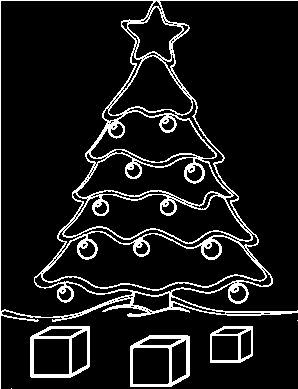
#> input picture Homework_Fabian/Sheet06/images/xmas.png, 298 x 389 px, found by its file name
$ jupyter execute --allow-errors sheet06.ipynb   (shell and % lines are left out)
#> lines starting #> are read from the running program, lines starting #| are printed output that depends on the picture
Osnabrück University - Computer Vision (Winter Term 2020/21) - Prof. Dr.-Ing. G. Heidemann, Ulf Krumnack, Axel Schaffland

# Exercise Sheet 06: Hough Transform

## Introduction

This week's sheet should be solved and handed in before the end of **Saturday, December 12, 2020**. If you need help (and Google and other resources were not enough), feel free to contact your groups' designated tutor or whomever of us you run into first. Please upload your results to your group's Stud.IP folder.

**HINT: There is a bonus exercise in the end. If you do this bonus exercise you may leave out one of the other exercises.**

## Assignment 0: Math recap (Eigenvectors and Eigenvalues) [0 Points]

This exercise is supposed to be very easy, does not give any points, and is voluntary. There will be a similar exercise on every sheet. It is intended to revise some basic mathematical notions that are assumed throughout this class and to allow you to check if you are comfortable with them. Usually you should have no problem to answer these questions offhand, but if you feel unsure, this is a good time to look them up again. You are always welcome to discuss questions with the tutors or in the practice session. Also, if you have a (math) topic you would like to recap, please let us know.

**a)** What is an eigenvector of a matrix/a linear mapping? What are eigenvalues?

**b)** What is the characteristic polynomial of a matrix? How is it related to eigenvalues? What are algebraic and geometric multiplicity of an eigenvalue?

YOUR ANSWER HERE

**c)** What is the spectrum of a matrix? What does the spectral theorem state?

YOUR ANSWER HERE

**d)** [bonus task]: Numpy/Scipy provide functions to compute eigenvalues. Lookup these functions and apply them to an example.

[cell 1]
# YOUR CODE HERE

## Assignment 1: Hough transform [7 Points]

**a)** Explain in your own words the idea of Hough transform in general. What is an accumulator space? In what sense can the Hough transform be seen as a model-based approach?

The Hough transform takes a detection of edge points with their location and direction as an input. This is for example given by the sobel filter. The edges are transformed to points in the accumulator space. These points build clusters which are analyzed and identified as straight lines. With advanced approaches not only lines but also more complex structures can be identified in the accumulator space.

The accumulator space is based on the Hesse normal form. The edge points given for example by the sobel filter are displayed in a space with the axis r and theta.

Hough transform can be seen as a model-based approach due to its step by step procedure and the very practical approach. One can imagine and visualize quite well how it works. Additionally, it can be generalized in many ways to detect more complex patterns and structures.

**b)** What is linear Hough transform? What does a point in the linear Hough space represent? Explain the meaning of the two coordinates.

The linear Hough transform is a feature extraction technique to identify lines and edges in an image.

One point in the linear Hough space represents a piece of a straight edge/ line in the original image.

r is the distance from the origin to the closest point on the straight line. theta is the angle between the x-axis (of the original image) and the line connecting the origin with that closest point

**c)**  How are points, lines, polygons transformed by linear Hough transform? What about parallel lines? Try different configurations using the functions `point`, `line`, `polygon` below. Use the function `skimage.transform.hough_line` to display these examples. You may use the code of Assignment 2 to check
different configurations interactively.

Points are represented as arcs

Lines are represented as wide arcs consisting of many individual arcs which all meet in one "intersection point" somewhere in the middle of the wide arc.

Polygons are represented as multiple wide arcs consisting of many individual arcs. This is quite logical, since polygons consist only of several lines that are combined to one polygon.

Parallel lines are represented as two wide arcs consisting of many individual arcs. These two arcs look exactly the same and are just shifted to each other.

[cell 2]
from skimage.transform import hough_line
import matplotlib.pyplot as plt
import numpy as np

steps = lambda p,q : max(map(lambda x,y: abs(x-y), p, q))+1
coords = lambda p,q,s : tuple([np.linspace(x,y,s,dtype=np.uint16) for x,y in zip(p,q)])

def point(img, p):
    """Insert a point in the black/white image at position p

    Args:
        img (ndarray): Input image.
        p (tuple): Coordinate of point.

    Returns:

    """
    img[p]=1

    return img

def line(img, p, q):
    """Insert a line from p to q in the black/white image

    Args:
        img (ndarray): Input image.
        p (tuple): Coordinate of start position.
        q (tuple): Coordinate of end position.

    Returns:

    """
    img[coords(p,q,steps(p,q))] = 1

    return img

def polygon(img, vertices):
    """Insert a (closed) polygon given by a list of points into the black/white image

    Args:
        img (ndarray): Input image.
        vertices (list): List of coordinate tuples.

    Returns:

    """
    for p, q in zip(vertices, vertices[1:]+vertices[0:1]):
        line(img,p,q)

    return img

img = np.zeros((100,100))

img1=point(img,(10,10))

img = np.zeros((100,100))

img2=line(img,[20,20],[30,30])

img = np.zeros((100,100))

vertices=[[20,20],[20,30],[30,30],[20,20]]

img3=polygon(img,vertices)

out1, angles1, d1 = hough_line(img1)
out2, angles2, d2 = hough_line(img2)
out3, angles3, d3 = hough_line(img3)

plt.figure(figsize=(10, 60))
plt.gray()
plt.subplot(6,1,1) ; plt.title('Image Point'); plt.imshow(img1, origin = 'lower')
plt.subplot(6,1,2) ; plt.title('Hough transform (skimage)');
plt.xlabel('Angles (degrees)')
plt.ylabel('Distance (pixels)')
plt.imshow(np.log(1 + out1), extent=[np.rad2deg(angles1[-1]), np.rad2deg(angles1[0]), d1[-1], d1[0]], origin = 'lower')

plt.subplot(6,1,3) ; plt.title('Image Line'); plt.imshow(img2, origin = 'lower')
plt.subplot(6,1,4) ; plt.title('Hough transform (skimage)');
plt.xlabel('Angles (degrees)')
plt.ylabel('Distance (pixels)')
plt.imshow(np.log(1 + out2), extent=[np.rad2deg(angles2[-1]), np.rad2deg(angles2[0]), d2[-1], d2[0]], origin = 'lower')

plt.subplot(6,1,5) ; plt.title('Image Poly'); plt.imshow(img3, origin = 'lower')
plt.subplot(6,1,6) ; plt.title('Hough transform (skimage)');
plt.xlabel('Angles (degrees)')
plt.ylabel('Distance (pixels)')
plt.imshow(np.log(1 + out3), extent=[np.rad2deg(angles3[-1]), np.rad2deg(angles3[0]), d3[-1], d3[0]], origin = 'lower')
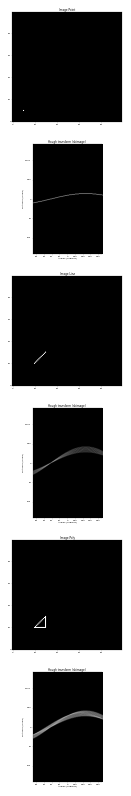
#> figure drawn by matplotlib, 6 panels

## Assignment 2: Interactive Hough transform [1 Point]

The following code block implements an interactive Hough transform, in which you can either draw points or lines and can see the resulting Hough transform immediately. Draw different shapes of points or lines and check the resulting Hough transform. Try to predict the outcome of the transformation!

[cell 3]
from skimage.transform import hough_line
import matplotlib.pyplot as plt
import numpy as np

# True if two mouse clicks should draw a line, false if single clicks draw points
lines = True


steps = lambda p,q : max(map(lambda x,y: abs(x-y), p, q))+1
coords = lambda p,q,s : tuple([np.linspace(x,y,s,dtype=np.uint16) for x,y in zip(p,q)])
img = np.zeros((200,200))


def line(img, p, q):
    """Insert a line from p to q in the black/white image

    Args:
        img (ndarray): Input image.
        p (tuple): Coordinate of start position.
        q (tuple): Coordinate of end position.

    Returns:

    """
    img[coords(p,q,steps(p,q))] = 1


def disp_and_comp():
    """Computes Line Hough transform; displays image and result

    Args:

    Returns:

    """
    ax1.imshow(img, origin = 'lower', cmap='gray')

    out, angles, d = hough_line(img)
    ax2.imshow(np.log(1 + out), extent=[np.rad2deg(angles[-1]), np.rad2deg(angles[0]), d[-1], d[0]], origin = 'lower', cmap='gray')

    fig.canvas.draw()


first_point = True
p1 = (0,0)
def on_press(event):
    """Draws either line or point and calls disp_and_comp

    Reacts to mouse clicks. Draws either point at mouse
    position and computes Hough transform or draws line
    between first and second mouse click and then computes
    hough transfom.

    Args:
        event (event): Mouseevent.

    Returns:

    """
    global p1, first_point
    y = int(event.xdata)
    x = int(event.ydata)

    if (lines):
        if (first_point):
            p1 = (x,y)
            img[x, y] = 255
            first_point = False
        else:
            line(img,p1,(x,y))
            first_point = True
        disp_and_comp()
    else:
        img[x, y] = 255
        disp_and_comp()


fig = plt.figure(figsize=(8, 6))

ax1 = fig.add_subplot(121)
plt.title('Image')

ax2 = fig.add_subplot(122)
plt.title('Hough transform');
plt.xlabel('Angles (degrees)')
plt.ylabel('Distance (pixels)')


disp_and_comp()
#plt.axis('square')
fig.canvas.mpl_connect('button_press_event', on_press)

# YOUR CODE HERE
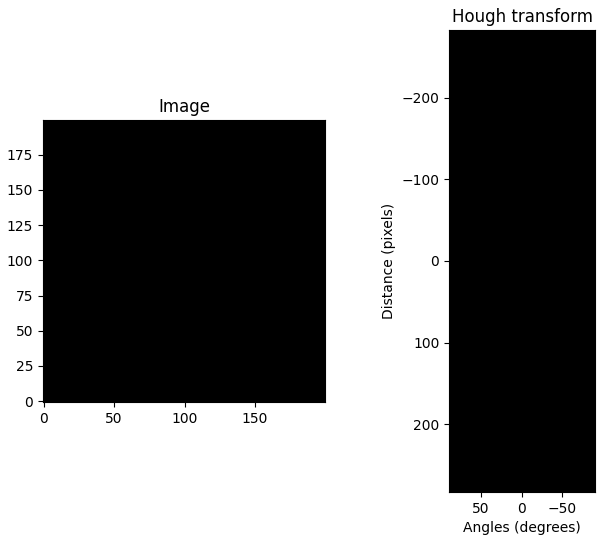
#> figure drawn by matplotlib, 2 panels

## Assignment 3: Implementing Hough transform [7 Points]

**a)** Implement your own version of linear Hough transform and compare the results with the function `skimage.transform.hough_line`.

[cell 4]
from skimage.transform import hough_line
import matplotlib.pyplot as plt
import numpy as np
import warnings
warnings.filterwarnings('ignore')

def my_hough_line(img, angles=180):

    #Von wo bis wo sollen die Winkel verlaufen + Umrechnung in Radiant -> x-Achse des Akkumulator space
    thetas = np.deg2rad(np.arange(-angles/2, angles/2))

    width, height = img.shape

    #Feststellen der Bilddiagonale und ganzzahlig aufrunden
    diag_len = np.ceil(np.sqrt(width * width + height * height))

    diag_len=int(diag_len)

    #rho von -diag_len bis diag_len -> Das wird y-Achse des accumulator space
    rhos = np.linspace(-diag_len,diag_len,diag_len*2)

    #Das sind ebenfalls listen!
    cos_t = np.cos(thetas)
    sin_t = np.sin(thetas)

    #Anzahl der Winkel -> entspricht angles
    num_thetas = len(thetas)

    #initialisieren des accumulator space mit nullen
    accumulator = np.zeros((2 * diag_len, num_thetas), dtype=np.uint64)

    #Erfassen der Koordinaten aller Pixel ohne null, also aller Kantenpixel
    y_idxs, x_idxs = np.nonzero(img)

    #Äußere Schleife läuft bis zum letzen Pixel mit einem Wert größer null
    for i in range(len(y_idxs)):
        #Auswahl einer koordinate für die Kalkulation
        x = x_idxs[i]
        y = y_idxs[i]

        #Innere Schleife wendet nun mathematische Gleichung auf die Koordinate für jeden Winkel an. Jeder Wert wird zudem in die Mitte geschoben.
        for t_idx in range(num_thetas):
            rho = round(x * cos_t[t_idx] + y * sin_t[t_idx]) + diag_len
            accumulator[rho, t_idx] += 1


    """
    Apply linear Hough transform to the given image.

    Args:
        img (numpy.ndarray): The binary image to transform
        angles (int): The number of angles to consider.
    Result:
        accumulator (numpy.ndarray): The accumulator space.
    """
    return accumulator


img = np.zeros((100,100))

# You may try different paintings here:
#point(img, (10,10))
#line(img,(10,20),(70,20))
polygon(img,[(20,10),(80,50),(80,80),(30,60)])


plt.figure(figsize=(12, 4))
plt.gray()
plt.subplot(1,3,1) ; plt.title('Image'); plt.imshow(img, origin = 'lower')

out, angles, d = hough_line(img)
plt.subplot(1,3,2) ; plt.title('Hough transform (skimage)');
plt.xlabel('Angles (degrees)')
plt.ylabel('Distance (pixels)')
plt.imshow(np.log(1 + out), extent=[np.rad2deg(angles[-1]), np.rad2deg(angles[0]), d[-1], d[0]], origin = 'lower')


my_out = my_hough_line(img)
plt.subplot(1,3,3) ; plt.title('Hough transform (own implementation)');
plt.xlabel('Angles (degrees)')
plt.ylabel('Distance (pixels)')
plt.imshow(np.log(1+my_out), extent=[0, 180, -144, 144])
plt.show()
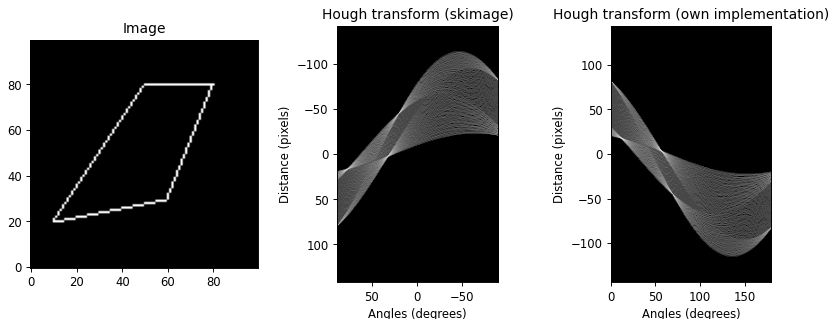
#> figure drawn by matplotlib, 3 panels

**b)** Under which conditions is (linear) Hough transform invertible? Try to implement an inverse linear Hough transform.

You could create a line for each point in accumulator space by doing the following: Compute angle and distance of the line represented by the current point in accumulator space. Add the value of this point to all image pixels which belong to the corresponding line. Finally you could threshold the image.

However, other solution are feasible, too.

Linear Hough transform is only invertible if it was conducted with orientation information, so including the gradient direction.

[cell 5]
from skimage.transform import hough_line
import matplotlib.pyplot as plt
import numpy as np


# YOUR CODE HERE

def my_inverse_hough_line(accumulator, shape):
    """Compute an inverse Hough transform, i.e. compute the image from the accumulator space.

    Args:
        accumulator (numpy.ndarray)
        shape (tuple): The shape (dimensions) of the image to be created

    Result:
        img (numpy.ndarray): The image created from the accumulator space.
    """
    img = np.zeros(shape, np.uint64)

    # YOUR CODE HERE
    return img

img = np.zeros((100,100))

#point(img, (10,10))
#line(img,(10,20),(70,20))
#line(img,(20,10),(20,70))
polygon(img,[(10,30),(50,50),(10,70)])

plt.figure(figsize=(12, 4))
plt.gray()
plt.subplot(1,3,1) ; plt.title('Image'); plt.imshow(img, origin = 'lower')

out, angles, d = hough_line(img)
plt.subplot(1,3,2) ; plt.title('Hough transform (skimage)');
plt.xlabel('Angles (degrees)')
plt.ylabel('Distance (pixels)')
plt.imshow(np.log(1 + out), extent=[np.rad2deg(angles[-1]), np.rad2deg(angles[0]), d[-1], d[0]])

img2 = my_inverse_hough_line(out, img.shape)
plt.subplot(1,3,3) ; plt.title('Inverse Hough transform');
plt.imshow(img2, origin = 'lower')
plt.show()
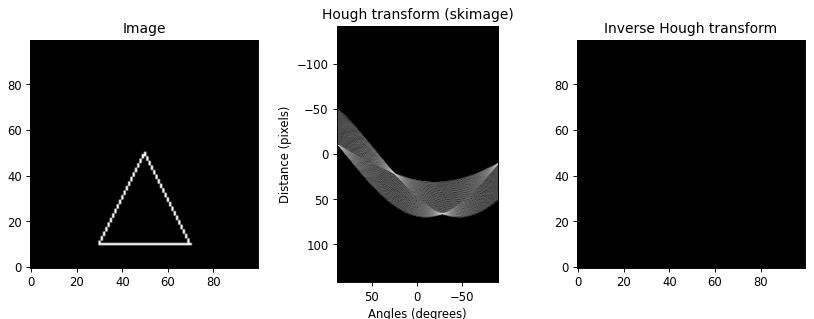
#> figure drawn by matplotlib, 3 panels

## Assignment 4: Circular Hough [7 Points]

**a)** Explain the idea of circular Hough transform. How many dimensions does the accumulator space have and what do they represent? What practical problems do you expect when computing circular Hough transform?

Circular Hough transform searches for circles and round objects instead of edges and lines. Therefore the accumulator space gets three dimensions: xc, yc and r (where xc and yc are in the image plane). This means the image plane itself is the accumulator space

**b)** Now implement circular hough transform. First think how the accumulator space should be represented. You may provide an additional parameter to only look for circles of a given radius (or a range of radii). Then apply it to the image `xmas.png` to detect the balls. Mark them in the original image. (Bonus task: also detect the presents using linear Hough transform).

[cell 6]
from skimage.transform import hough_line
from scipy import misc
from imageio import imread
import matplotlib.pyplot as plt
import numpy as np

# load the image
img = imread('images/xmas.png')
#> img: shape (389, 298) bool; 10% white in thin lines or dots

# YOUR CODE HERE
